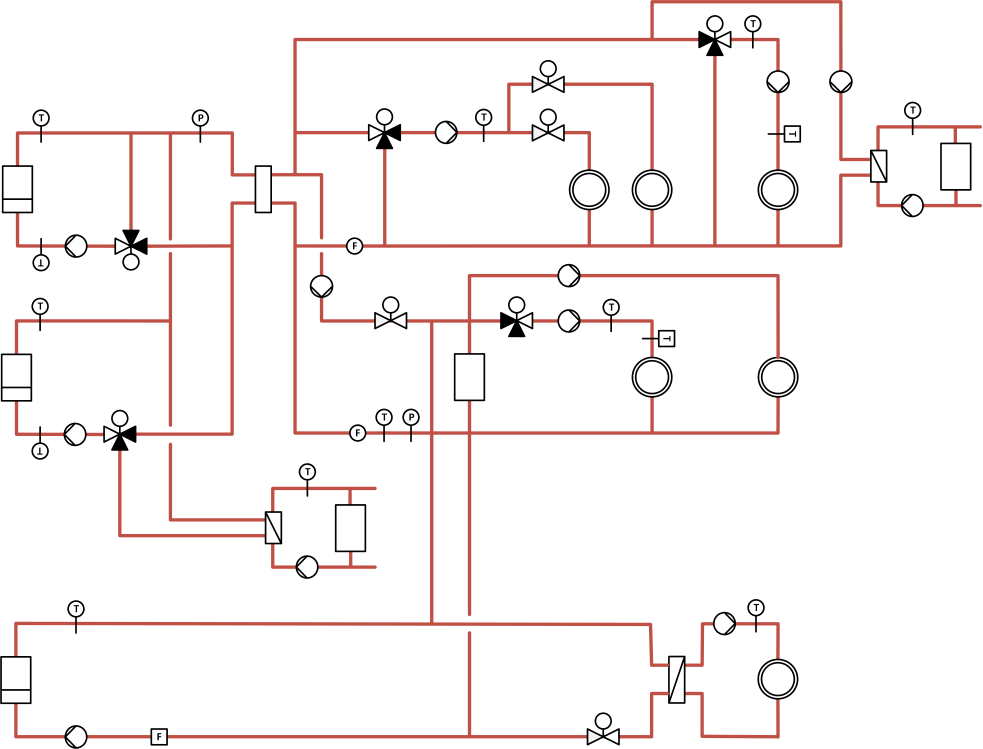
#> input picture data/examples_png/ex4.png, 4911 x 3744 px (shown at 1/5 size)
$ python main.py
#> lines starting #> are read from the running program, lines starting #| are printed output that depends on the picture
### rectify.py
from random import sample
import cv2
import numpy as np


class ImageRectifier():
    def __init__(self, img_path):
        self.n_lines = 64  # Number of lines from Hough transform
        self.min_scale = 0.10  # Only rectify if side of image is scaled by 1+-min_scale
        self.n_corner_samples = 256  # Number of line pairs for calculating new corners
        self.mind_coord_dist = 0.10  # Mind distance in fraction of img side for line pairs

        self.raw_img = img_path #cv2.imread(img_path)
        self.processed_img = self.preprocess()
        self.v_M = np.eye(3)
        self.h_M = np.eye(3)
        self.rectified_img = self.rectify_init()

    @property
    def img(self):
        return self.rectified_img

    # [15 lines left out: functions unrectify, rectify, not called in this run]

    def rectify_init(self):
        self.n_lines = 64
        img = self.raw_img.copy()
        max_x = img.shape[1]
        max_y = img.shape[0]
        src = np.array(
            [(0, 0), (max_x, 0), (max_x, max_y), (0, max_y)], np.float32)

        h_lines = []
        h_lines_intersects = []
        lines = cv2.HoughLines(self.processed_img, 1, np.pi / 180.0, 10)
        for line in lines[:self.n_lines]:
            rho = line[0][0]
            theta = line[0][1]
            sin_t = np.sin(theta)
            cos_t = np.cos(theta)
            if sin_t != 0:
                y_intersects = (rho / sin_t, (rho - cos_t * max_x) / sin_t)
                if 0 < y_intersects[0] < max_y and 0 < y_intersects[1] < max_y:
                    h_lines.append(line)
                    h_lines_intersects.append(y_intersects)
                    # self.draw_line(img, rho, theta, (0, 255, 0))
        right_corners_y = self.get_new_corners(max_y, h_lines_intersects)
        scale = max_y / (right_corners_y[1] - right_corners_y[0])
        if not 1.0 - self.min_scale < scale < 1.0 + self.min_scale:
            if scale > 1.0:
                h_dst = np.array([(0, 0),
                                  (max_x, 0),
                                  (max_x, right_corners_y[0]),
                                  (0, right_corners_y[1])],
                                 np.float32)
            else:
                left_corners_y = [-right_corners_y[0] *
                                  scale, right_corners_y[1] * scale]
                h_dst = np.array([(0, left_corners_y[0]),
                                  (max_x, 0),
                                  (max_x, max_y),
                                  (0, left_corners_y[1])],
                                 np.float32)
            self.h_M = cv2.getPerspectiveTransform(src, h_dst)
            img = cv2.warpPerspective(img, self.h_M, (max_x, max_y))
            self.processed_img = cv2.warpPerspective(
                self.processed_img, self.h_M, (max_x, max_y))

        v_lines = []
        v_lines_intersects = []
        lines = cv2.HoughLines(self.processed_img, 1, np.pi / 180.0, 10)
        for line in lines[:self.n_lines]:
            rho = line[0][0]
            theta = line[0][1]
            sin_t = np.sin(theta)
            cos_t = np.cos(theta)
            if cos_t != 0:
                x_intersects = (rho / cos_t, (rho - sin_t * max_y) / cos_t)
                if 0 < x_intersects[0] < max_x and 0 < x_intersects[1] < max_x:
                    v_lines.append(line)
                    v_lines_intersects.append(x_intersects)
                    # self.draw_line(img, rho, theta, (0, 0, 255))
        bottom_corners_x = self.get_new_corners(max_x, v_lines_intersects)
        scale = max_x / (bottom_corners_x[1] - bottom_corners_x[0])
        self.v_M = np.eye(3)
        if not 1.0 - self.min_scale < scale < 1.0 + self.min_scale:
            if scale > 1.0:
                v_dst = np.array([(0, 0),
                                  (max_x, 0),
                                  (bottom_corners_x[1], max_y),
                                  (bottom_corners_x[0], max_y)],
                                 np.float32)
            else:
                top_corners_x = [-bottom_corners_x[0] *
                                 scale, bottom_corners_x[1] * scale]
                v_dst = np.array([(top_corners_x[0], 0),
                                  (top_corners_x[1], 0),
                                  (max_x, max_y),
                                  (0, max_y)],
                                 np.float32)
            self.v_M = cv2.getPerspectiveTransform(src, v_dst)
        img = cv2.warpPerspective(img, self.v_M, (max_x, max_y))
        return img

    def get_new_corners(self, max_coord, lines_intersects):
        corners_samples = []
        while len(corners_samples) < self.n_corner_samples:
            intersects = sample(lines_intersects, 2)
            d_top = abs(intersects[0][0] - intersects[1][0])
            d_bottom = abs(intersects[0][1] - intersects[1][1])
            if d_top < max_coord * self.mind_coord_dist or \
                    d_bottom < max_coord * self.mind_coord_dist:
                continue
            scale = d_bottom / d_top
            offset = intersects[0][0] - intersects[0][1] / scale
            corners_samples.append((offset, max_coord / scale + offset))
        return np.median(corners_samples, axis=0)

    def preprocess(self):
        img = cv2.cvtColor(self.raw_img, cv2.COLOR_BGR2GRAY)
        blur = cv2.GaussianBlur(img, (9, 9), 0)
        return cv2.Canny(blur, 50, 200)

    # [9 lines left out: function draw_line, not called in this run]


# [3 lines that do not run on import are left out]

### detect.py
import os
import sys
import cv2
import numpy as np

MAX_DIST = 32**2
MATCHING_THRESHOLD = 0.85
DIST_THRESHOLD = 16**2

type_label_map = {
    'Cns': 'C',
    'Gen': 'G',
    'Junction': 'J',
    'Terminal': 'T',
    'TSen': 'Ts',
    'PSen': 'Ps',
    'VflSen': 'Fs',
    'TMon': 'Tm',
    'VflMon': 'Fm',
    'Pu': 'P',
    'Vlv': 'V',
}


class GraphGenerator():
    def __init__(self, img):
        self.graph = self.generate_graph_from_image(img)

    def segment_lines(self, img):
        """ returns line segments, lines are not guaranteed to be unique """
        # grey image and mask lines
        img_grey = cv2.cvtColor(img, cv2.COLOR_BGR2GRAY)
        img_grey[img_grey == 255] = 0

        kernel = np.ones((15, 15), np.uint8)
        img_grey = cv2.erode(img_grey, kernel)
        # [9 lines of commented-out code are left out]

        fld = cv2.ximgproc.createFastLineDetector()
        lines = fld.detect(img_grey)

        result_img = fld.drawSegments(img_grey, lines)

        return [l[0].tolist() for l in lines]

    def segment_symbols(self, img):
        """ returns bounding boxes around symbols """
        img_grey = cv2.cvtColor(img, cv2.COLOR_BGR2GRAY)
        img_grey = (255 - img_grey)

        img_grey[img_grey < 200] = 0

        contours, h = cv2.findContours(
            img_grey, cv2.RETR_EXTERNAL, cv2.CHAIN_APPROX_NONE)
        # img = cv2.cvtColor(img_grey, cv2.COLOR_GRAY2BGR)

        boxes = []
        for c in contours:
            [X, Y, W, H] = cv2.boundingRect(c)

            cv2.rectangle(img, (X, Y), (X + W, Y + H), (0, 255, 0), 2)
            # XXX: hack to enable matching of generators
            boxes.append((X+5, Y+5, X-5 + W, Y-5 + H))

        return boxes

    # [29 lines left out: function match_img_symbols, not called in this run]

    def detect_symbol(self, img_rgb, bboxes, symbols_path='data/symbols_png/'):
        """ given image and bounding boxes, classifies symbols
            using template matching
        """

        # load symbol templates
        symbols = {}
        for sf in os.listdir(symbols_path):
            name = sf.split('.')[0]
            if name in ['Pipe', 'Terminal', 'Crossing']:
                continue
            symbol_grey = cv2.imread(symbols_path + sf, 0)
            if symbol_grey is None:
                print("ERROR: symbol image not found", sf)
                sys.exit(-1)
            symbols[name] = symbol_grey

        # test bounded image area against all symbols
        img_gray = cv2.cvtColor(img_rgb, cv2.COLOR_BGR2GRAY)

        nodes = []
        for bb in bboxes:
            img_gray_cropped = img_gray[bb[1]:bb[3], bb[0]:bb[2]]

            # TODO weird output
            node = self.match_img_symbols(img_gray_cropped, symbols)
            if node != None:
                node[list(node)[0]] = [int(bb[1] + (bb[3] - bb[1]) / 2.0),
                                       int(bb[0] + (bb[2] - bb[0]) / 2.0)]
                nodes.append(node)

        return nodes

    # [48 lines left out: function build_graph, not called in this run]

    def filter_and_merge_lines(self, lines):
        unique_lines = []
        # filter out duplicates
        for l in lines:
            if ((l[0]-l[2])**2 + (l[1]-l[3])**2) < DIST_THRESHOLD:
                #print('skipping short line', l)
                continue

            skip = False
            for ul in unique_lines:
                sd = (ul[0]-l[2])**2 + (ul[1]-l[3])**2
                ed = (ul[2]-l[0])**2 + (ul[3]-l[1])**2
                if sd < DIST_THRESHOLD and ed < DIST_THRESHOLD:
                    #print("duplicate")
                    skip = True
                    break
                sd = (ul[0]-l[0])**2 + (ul[1]-l[3])**2
                ed = (ul[2]-l[2])**2 + (ul[1]-l[3])**2
                if sd < DIST_THRESHOLD and ed < DIST_THRESHOLD:
                    #print("duplicate")
                    skip = True
                    break

            if skip:
                continue
            unique_lines.append(l)

        edges = []
        # merge
        for ul in unique_lines:
            skip = False
            for i, e in enumerate(edges):
                sd = (e[0]-ul[0])**2 + (e[1]-ul[1])**2
                ed = (e[2]-ul[2])**2 + (e[3]-ul[3])**2
                if ed < DIST_THRESHOLD:
                    edges[i] = [e[0], e[1], ul[0], ul[1]]
                    #print('merged line')
                    skip = True
                    break
                if sd < DIST_THRESHOLD:
                    edges[i] = [e[2], e[3], ul[2], ul[3]]
                    #print('merged line')
                    skip = True
                    break
                sd = (e[0]-ul[2])**2 + (e[1]-ul[3])**2
                ed = (e[2]-ul[0])**2 + (e[3]-ul[1])**2
                if ed < DIST_THRESHOLD:
                    edges[i] = [e[0], e[1], ul[2], ul[3]]
                    #print('merged line')
                    skip = True
                    break
                if sd < DIST_THRESHOLD:
                    edges[i] = [e[2], e[3], ul[0], ul[1]]
                    #print('merged line')
                    skip = True
                    break
            if not skip:
                edges.append(ul)

        # [9 lines of commented-out code are left out]

        return edges

    def generate_graph_from_image(self, img):
        """ takes an image and generates a graph """
        print("...segmenting, filtering and merging lines...")
        lines = self.segment_lines(img)
        edges = self.filter_and_merge_lines(lines)

        print("...segmenting and detecting symbols...")
        bounding_boxes = self.segment_symbols(img)
        nodes = self.detect_symbol(img, bounding_boxes)

        print("...building graph...")
        graph = self.build_graph(nodes, edges)
        return graph


# [12 lines that do not run on import are left out]

### main.py
from os.path import abspath, join
import time

import cv2
import numpy as np

from graph import create_graph
from draw import OverlayDrawer
from detect import GraphGenerator
from rectify import ImageRectifier


DATA_PATH = join(abspath('.'), 'data')

IMAGE_FILENAME = 'ex0_big.png'
IMAGE_FILENAME = 'ex4.png'

# IMAGE_FILENAME = 'ex3.png'

APP_WINDOW = 'GrARph The Building - ' + IMAGE_FILENAME

AR_MODE = False

_global_wait_lock = True


# [5 lines left out: function start_capture, not called in this run]


if __name__ == "__main__":
    if AR_MODE:
        capture = start_capture()
        cv2.namedWindow('window')

        # Show video feed until diagram correctly positioned
        while(True):
            ret, frame = capture.read()
            cv2.imshow('window', frame)
            if cv2.waitKey(1) & 0xFF == ord('q'):
                break


    # Start real detection loop
    while(True):
        # Capture frame-by-frame
        if AR_MODE:
            ret, frame = capture.read()
        else:
            frame = cv2.imread(join(DATA_PATH, "examples_png/" + IMAGE_FILENAME))
#> frame is the input picture: shape (3744, 4911, 3); mean B, G, R 243.1, 243.5, 248.1

        # Blank frame
        (height, width) = frame.shape[:2]

        # Rectify captured image
        print("Trying to rectify the image...")
        t_start = time.time()
        image_rectifier = ImageRectifier(frame)
#> in preprocess, `img = cv2.cvtColor(self.raw_img, cv2.COLOR_BGR2GRAY)`:
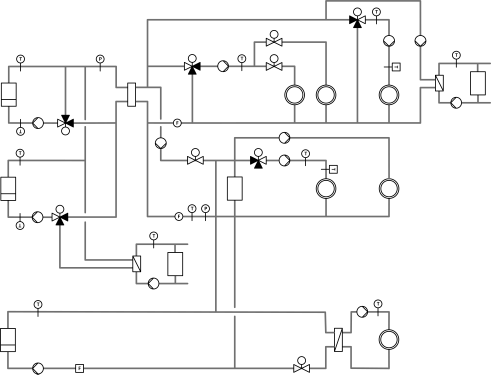
#> img: shape (3744, 4911) (shown at 1/10 size); min 0, max 255, mean 244.8
#> in preprocess, `return cv2.Canny(blur, 50, 200)`:
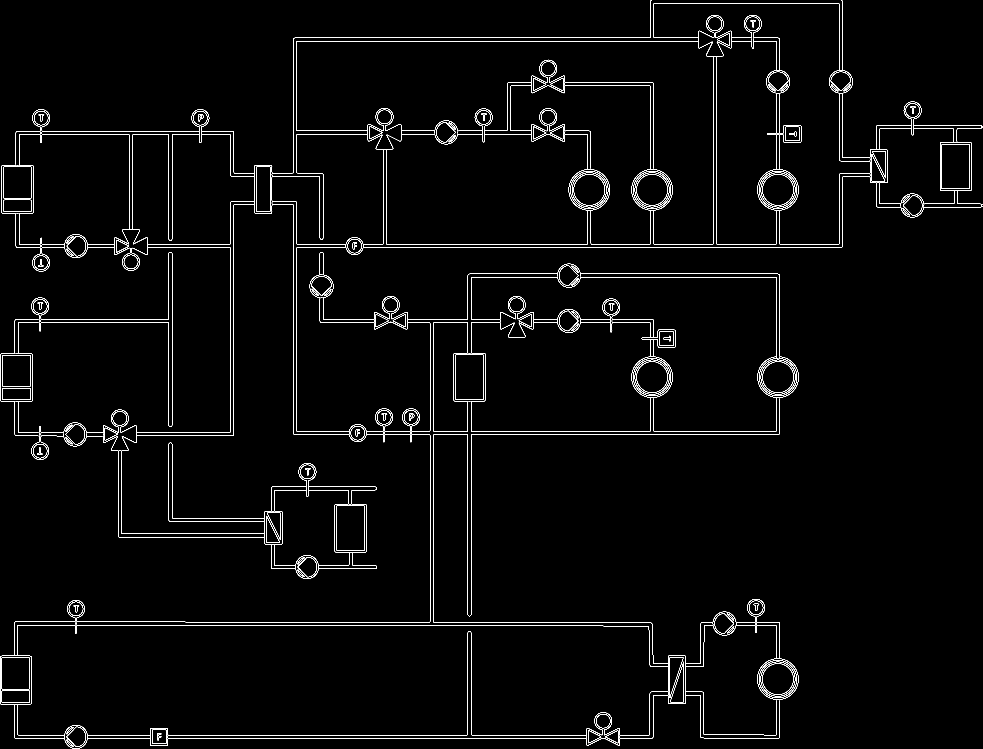
#> returned value: shape (3744, 4911) (shown at 1/5 size); 0.89% white in thin lines or dots
#> the loop in rectify_init, `for line in lines[:self.n_lines]:` made 64 passes
#> (rho, theta, sin_t, cos_t, y_intersects) on passes 1 to 8: (3691, 1.57, 1, -4.37e-08, (3691, 3691)), (1221, 1.57, 1, -4.37e-08, (1221, 1221)), (3675, 1.57, 1, -4.37e-08, (3675, 3675)), (2173, 1.57, 1, -4.37e-08, (2173, 2173)), (2156, 1.57, 1, -4.37e-08, (2156, 2156)), (189, 1.57, 1, -4.37e-08, (189, 189)), (205, 1.57, 1, -4.37e-08, (205, 205)), (1596, 1.57, 1, -4.37e-08, (1596, 1596))
#> after the loop in rectify_init, `for line in lines[:self.n_lines]:`: h_lines = 35 items, first 6: [[3691, 1.57]], [[1221, 1.57]], [[3675, 1.57]], [[2173, 1.57]], [[2156, 1.57]], [[189, 1.57]]; h_lines_intersects = 35 pairs, first value 16 to 3691, second value 16 to 3691
#> the loop in get_new_corners, `while len(corners_samples) < self.n_corner_samples:` made 302 passes
#> (intersects, d_top, d_bottom) on passes 1 to 3: ([(2162, 2162), (2433, 2433)], 271, 271), ([(3675, 3675), (16, 16)], 3659, 3659), ([(1019, 1019), (1036, 1036)], 17, 17)
#> after the loop in get_new_corners, `while len(corners_samples) < self.n_corner_samples:`: corners_samples = 256 pairs, first value -0.000215 to -0.000215, second value 3744 to 3744
#> in rectify_init, `right_corners_y = self.get_new_corners(max_y, h_lines_intersects)`: right_corners_y = [-0.000215, 3744]
#> in rectify_init, `scale = max_y / (right_corners_y[1] - right_corners_y[0])`: scale = 1
#> the loop in rectify_init, `for line in lines[:self.n_lines]:` made 64 passes
#> (rho, theta, sin_t, cos_t, x_intersects) on passes 1 to 8: (3691, 1.57, 1, -4.37e-08, (-8.44e+10, 1.21e+09)), (1221, 1.57, 1, -4.37e-08, (-2.79e+10, 5.77e+10)), (3675, 1.57, 1, -4.37e-08, (-8.41e+10, 1.58e+09)), (2173, 1.57, 1, -4.37e-08, (-4.97e+10, 3.59e+10)), (2156, 1.57, 1, -4.37e-08, (-4.93e+10, 3.63e+10)), (189, 1.57, 1, -4.37e-08, (-4.32e+09, 8.13e+10)), (205, 1.57, 1, -4.37e-08, (-4.69e+09, 8.1e+10)), (1596, 1.57, 1, -4.37e-08, (-3.65e+10, 4.91e+10))
        #image_rectifier = ImageRectifier(join(DATA_PATH, 'examples_png/ex1_pic.png'))
        #cv2.imshow('rectified', image_rectifier.img)

        # TODO: Detect symbols/edges and build graph
        #detected_graph = GraphGenerator(cv2.imread(join(DATA_PATH, 'examples_png/ex0.png'))).graph
        print("Rectified in %f seconds... now detecting the graph" % (time.time() - t_start))
        detected_graph = GraphGenerator(frame).graph
#> in segment_lines, `img_grey = cv2.erode(img_grey, kernel)`:
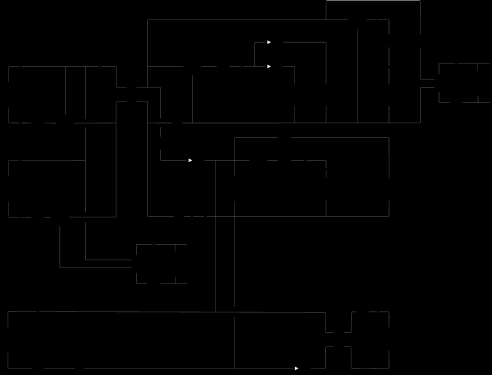
#> img_grey: shape (3744, 4911) (shown at 1/10 size); min 0, max 242, mean 1
#> the loop in filter_and_merge_lines, `for l in lines:` made 293 passes
#> l on passes 1 to 3: [3264.2, 5.14, 3257.2, 14.41], [3258, 16, 3258, 195], [3256, 195, 1478, 195]
#> the loop in filter_and_merge_lines, `for ul in unique_lines:` made 177 passes
#> ul on passes 1 to 3: [3258, 16, 3258, 195], [3256, 195, 1478, 195], [1472.1, 197, 1471.9, 871]
#> in segment_symbols, `img_grey = (255 - img_grey)`:
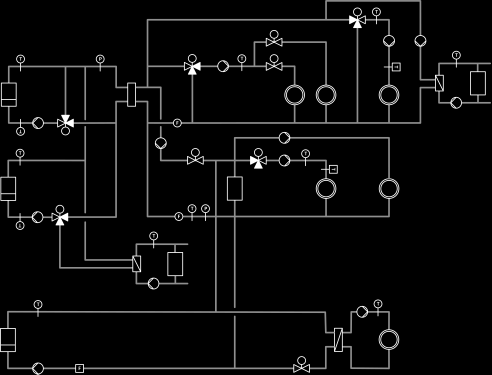
#> img_grey: shape (3744, 4911) (shown at 1/10 size); min 0, max 255, mean 10.2
#> in segment_symbols, `img_grey[img_grey < 200] = 0`:
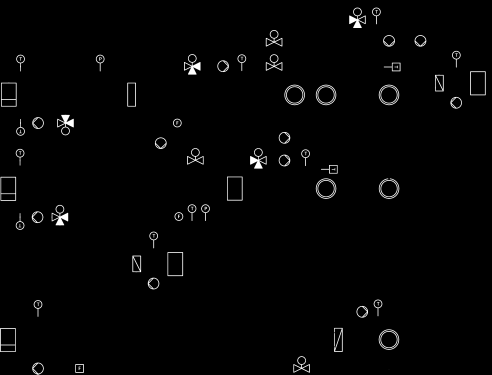
#> img_grey: shape (3744, 4911) (shown at 1/10 size); min 0, max 255, mean 4.1
#> the loop in segment_symbols, `for c in contours:` made 58 passes
#> after the loop in segment_symbols, `for c in contours:`:
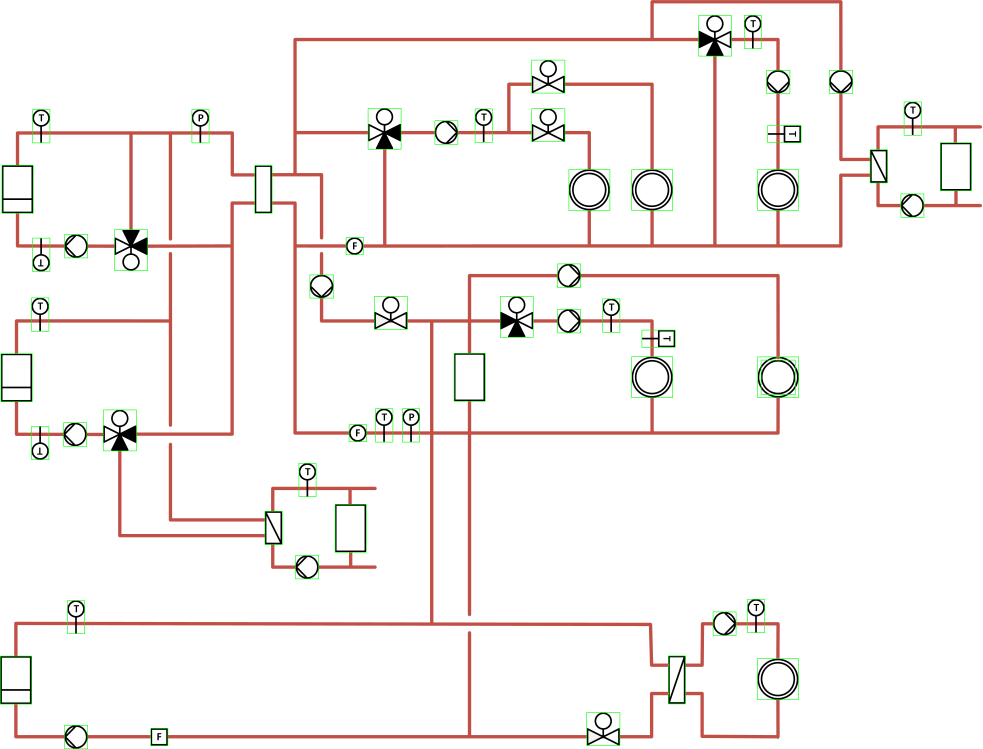
#> img: shape (3744, 4911, 3) (shown at 1/5 size); mean B, G, R 242.1, 243.9, 247
#> (the run stopped early here; a loop or call above may not have finished)
